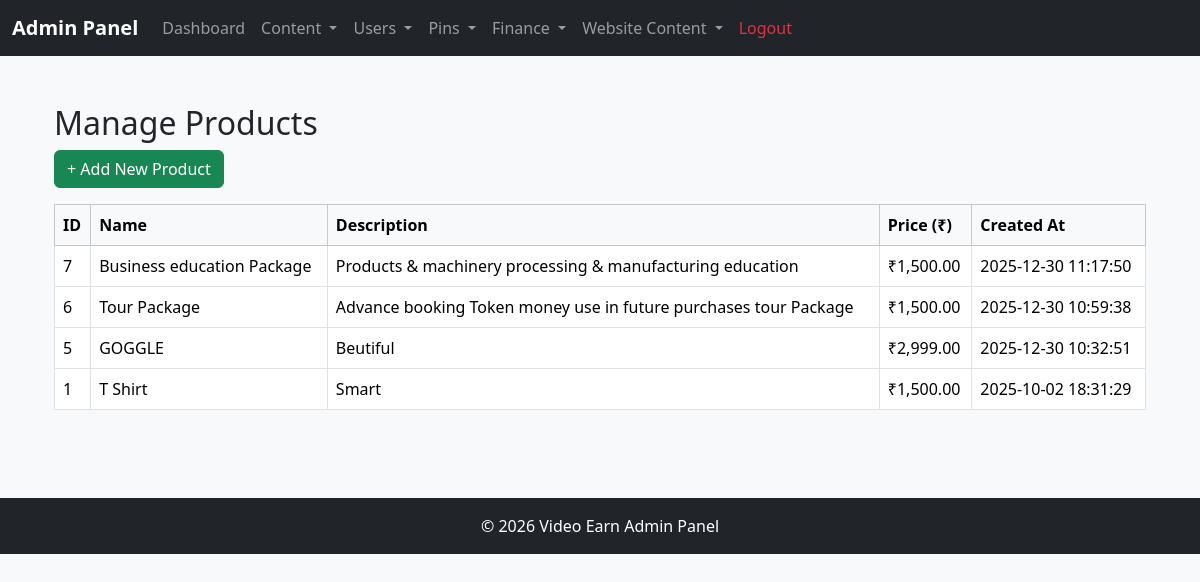
/admin/manage_products.php (signed in), run on the app's committed database.
### tables this page shows
CREATE TABLE `products` (
  `id` int(11) NOT NULL,
  `name` varchar(200) NOT NULL,
  `description` text DEFAULT NULL,
  `price` decimal(10,2) NOT NULL,
  `image` varchar(255) DEFAULT NULL,
  `created_at` timestamp NULL DEFAULT current_timestamp()
);

### admin/manage_products.php (the view, shortened to what this page needs)
<?php
include "../config/db.php";
$result = $conn->query("SELECT * FROM products ORDER BY created_at DESC");
include "includes/header.php";
?>
<div class="container mt-4">
    <h2>Manage Products</h2>
    <a href="add_product.php" class="btn btn-success mb-3">+ Add New Product</a>
    <table class="table table-bordered">
        <thead class="table-light">
            <tr>
                <th>ID</th>
                <th>Name</th>
                <th>Description</th>
                <th>Price (₹)</th>
                <th>Created At</th>
            </tr>
        </thead>
        <tbody>
        <?php if ($result->num_rows > 0): while ($row = $result->fetch_assoc()): ?>
            <tr>
                <td><?= $row['id'] ?></td>
                <td><?= htmlspecialchars($row['name']) ?></td>
                <td><?= htmlspecialchars($row['description']) ?></td>
                <td>₹<?= number_format($row['price'], 2) ?></td>
                <td><?= $row['created_at'] ?></td>
            </tr>
        <?php endwhile; else: ?>
            <tr><td colspan="5" class="text-center">No products found.</td></tr>
        <?php endif; ?>
        </tbody>
    </table>
</div>
<?php include "includes/footer.php"; ?>

### assest/style.css (style rules this page uses)
body { background-color: #f8f9fa; }
h1, h2, h3 { font-family: 'Segoe UI', sans-serif; }

### data on the page
products: id "7", name "Business education Package", description "Products & machinery processing & manufacturing education", price "1,500.00", created_at "2025-12-30 11:17:50"
products: id "6", name "Tour Package", description "Advance booking Token money use in future purchases tour Package", price "1,500.00", created_at "2025-12-30 10:59:38"
products: id "5", name "GOGGLE", description "Beutiful", price "2,999.00", created_at "2025-12-30 10:32:51"
products: id "1", name "T Shirt", description "Smart", price "1,500.00", created_at "2025-10-02 18:31:29"
